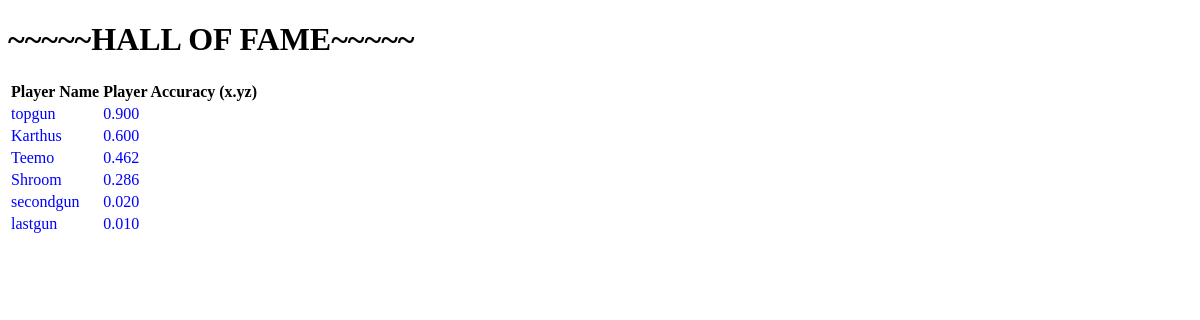
The page /hall_of_fame/ on the database as committed earlier.
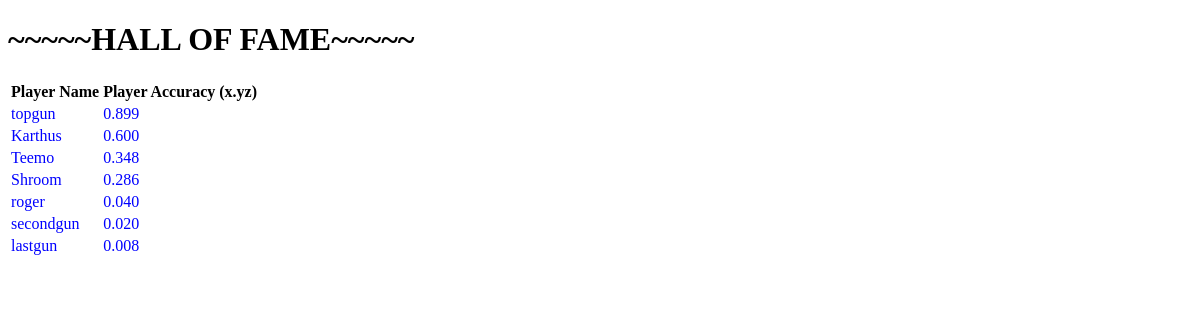
The same page on the database as committed later.
### BattleWeb101/models.py (models this page shows, shortened)
class Player(models.Model):
    player_id = models.AutoField(primary_key=True)
    player_name = models.CharField(max_length=15)
    player_bullets = models.IntegerField(default=3)
    player_hit_points = models.IntegerField(default=20)
    player_suncker_points = models.IntegerField(default=0)
    player_total_shots = models.IntegerField(default=0)  # All historical shots the player has made since his first shot
    player_total_hits = models.IntegerField(default=0)  # Shots that actually hit
    player_accuracy = models.DecimalField(default=0.000, max_digits=6, decimal_places=3)  # 0.000 This field is COOL!!!
    class Meta:
        ordering = ['player_id']

### BattleWeb101/views.py (the view)
# urls.py: path('hall_of_fame/', HallOfFame.as_view(), name='hall_of_fame_urlpattern'),
class HallOfFame(View):
    number_of_fames_to_display = 10
    def get(self, request):
        list_of_fames_descending_order = Player.objects.all().exclude(player_accuracy=0.000).order_by('-player_accuracy')
        context = {
            'hall_of_fame_list': list_of_fames_descending_order
        }
        return render(request, 'battleweb101/HallOfFame.html', context=context)

### BattleWeb101/templates/battleweb101/HallOfFame.html (shortened to what this page needs)
<!DOCTYPE html>
<html lang="en">
<head>
</head>
<body>
    <h1>~~~~~HALL OF FAME~~~~~</h1>
    <table class="table table-hover table-striped">
        <thead>
          <tr>
            <th>Player Name</th>   <th>Player Accuracy (x.yz)</th>
          </tr>
        </thead>
        <tbody>
          {% for player in hall_of_fame_list %}
              <tr style="color: blue;">
                <td>{{player.player_name}}</td>
                <td>{{player.player_accuracy}}</td>
              </tr>
          {% endfor %}
        </tbody>
    </table>
</body>
</html>

Rows that differ between the two databases and show on the page:
changed Player "topgun": player_accuracy "0.900" → "0.899"
changed Player "Teemo": player_accuracy "0.462" → "0.348"
added Player: player_name "roger", player_accuracy "0.040"
changed Player "lastgun": player_accuracy "0.010" → "0.008"
